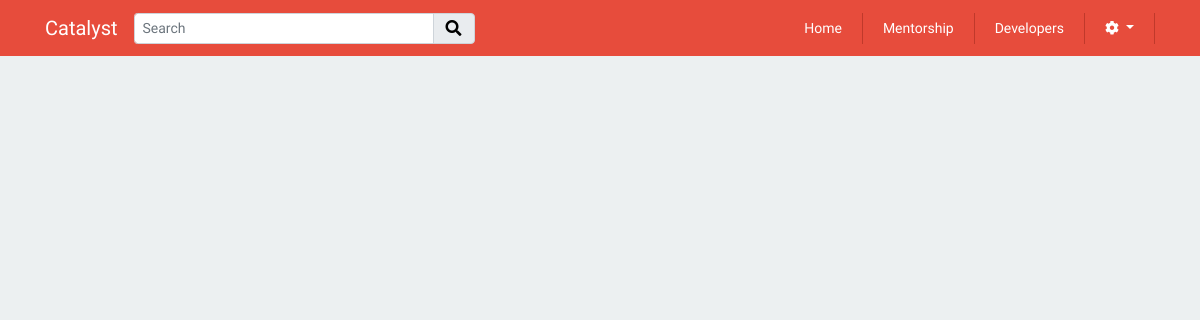
The app's page /includes/mentorship/mentorship.php, older data.
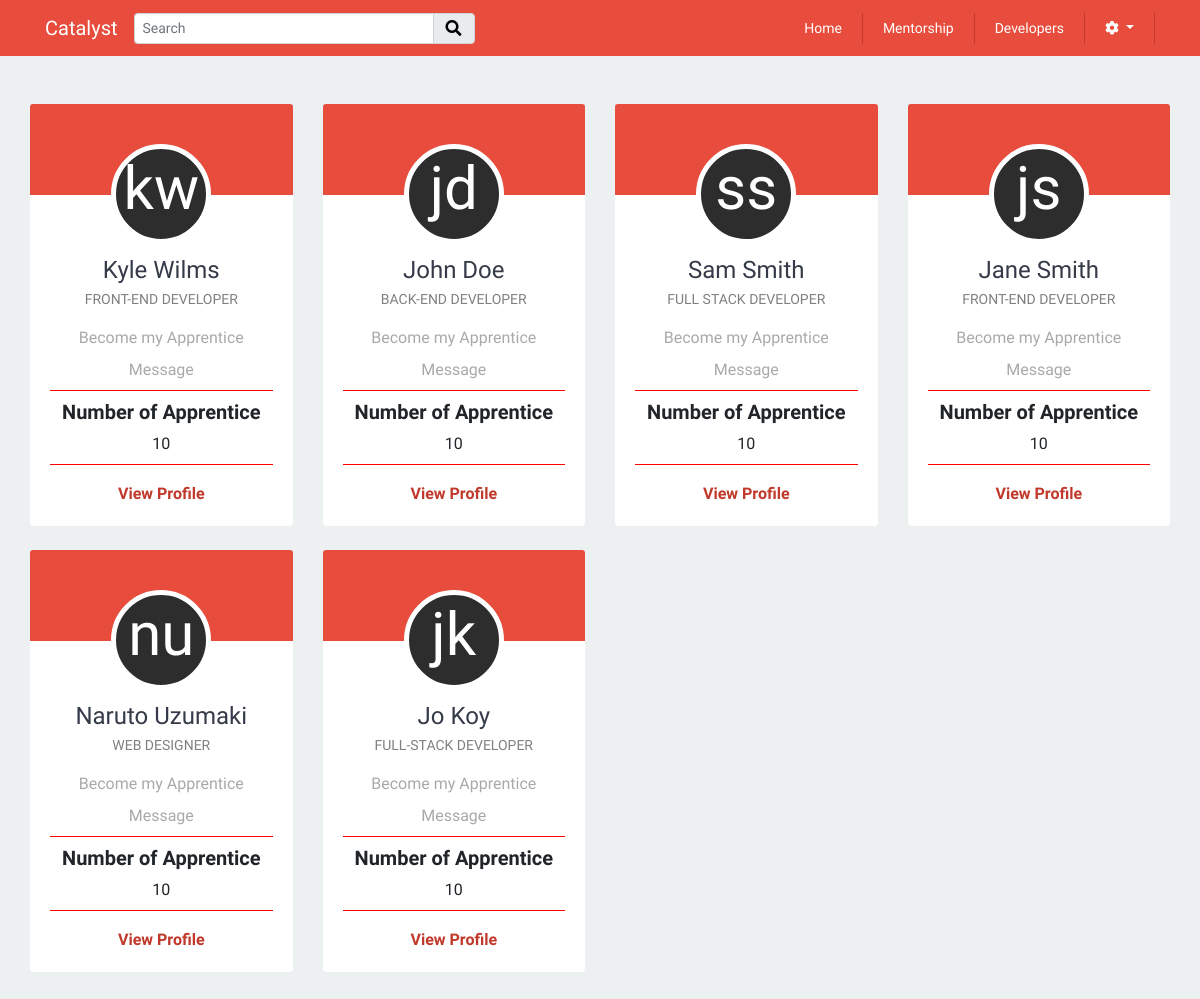
The same page, newer data.
### tables this page shows
CREATE TABLE `profiles` (
  `id` int(11) NOT NULL,
  `fname` varchar(255) NOT NULL,
  `lname` varchar(255) NOT NULL,
  `email` varchar(255) NOT NULL,
  `contact` varchar(255) NOT NULL,
  `image` longtext NOT NULL,
  `location` varchar(255) NOT NULL,
  `position` varchar(255) NOT NULL,
  `portfolio_url` varchar(255) NOT NULL,
  `mentorship_status` tinyint(1) NOT NULL,
  `user_id` int(11) NOT NULL
);

### models/mentorship/mentors.php (called while the page is built, shortened)
<?php
class Mentors{
    public function listAllMentor($db){
        $query = "SELECT * FROM profiles WHERE mentorship_status = 1";
        $pdost = $db->prepare($query);
        $pdost->execute();
        $mentors = $pdost->fetchAll(PDO::FETCH_OBJ);
        return $mentors;
    }
}

### includes/mentorship/list-mentors.php (the view)
<?php
require_once '../../models/database.php';
require_once '../../models/mentorship/mentors.php';
$dbcon = Database::getDb();
$mentors = new Mentors();
$mentors = $mentors->listAllMentor($dbcon);
foreach($mentors as $mentor){
    $fullName = ucfirst($mentor->fname) .' '. ucfirst($mentor->lname);
    $fName = $mentor->fname;
	$lName = $mentor->lname;
	$firstChar = mb_substr($fName, 0, 1, "UTF-8");
    $secChar = mb_substr($lName, 0, 1, "UTF-8");
    echo
    '<div class="col-md-3 mt-4">
        <div class="card text-center">
            <div class="card-header main-left-sidebar-header">
                <div class="dev-profile-contatiner" style="margin:0 auto;top:30px;">
                    <div class="profile-avatar-circle">
                        <span class="profile-initials">'.$firstChar.$secChar.'</span>
                    </div>
                </div>
            </div>
            <div class="card-body text-center">
                <a href="../developers/profile.php?id='.$mentor->id.'"><h4>'.ucfirst($mentor->fname). ' '. ucfirst($mentor->lname).'</h4></a>
                <p class="mt-n1 mb-3 mentor-title">'.$mentor->position.'</p>
                <a onclick="mentor_id('.$mentor->id.');mentor_name(\'' .$fullName. '\'); apprentice_id(5); apprentice_fname(\'Kenneth\'); apprentice_lname(\'Mendoza\');" ref="javascript:void(0)"><p class="mb-2 mentor-gray" data-toggle="modal" data-target="#apprentice" data-test="test">Become my Apprentice</p></a>
                <a href="#" class="mentor-gray">Message</a>
                <hr>
                <h6 class="mentor-num">Number of Apprentice</h6>
                <span>10</span>
                <hr>
                <p class="mt-3"><a href="../developers/profile.php?id='.$mentor->id.'" class="mentor-profile">View Profile</a></p>
            </div>
        </div>
    </div>
    ';
}

Row changes from the older to the newer data that the page shows:
added profiles: fname "k", lname "w", fname "Kyle", lname "Wilms", position "FRONT-END DEVELOPER"
added profiles: fname "j", lname "d", fname "John", lname "Doe", position "BACK-END DEVELOPER"
added profiles: fname "s", lname "s", fname "Sam", lname "Smith", position "FULL STACK DEVELOPER"
added profiles: fname "j", lname "s", fname "Jane", lname "Smith", position "FRONT-END DEVELOPER"
added profiles: fname "n", lname "u", fname "Naruto", lname "Uzumaki", position "WEB DESIGNER"
added profiles: fname "j", lname "k", fname "Jo", lname "Koy", position "FULL-STACK DEVELOPER"
